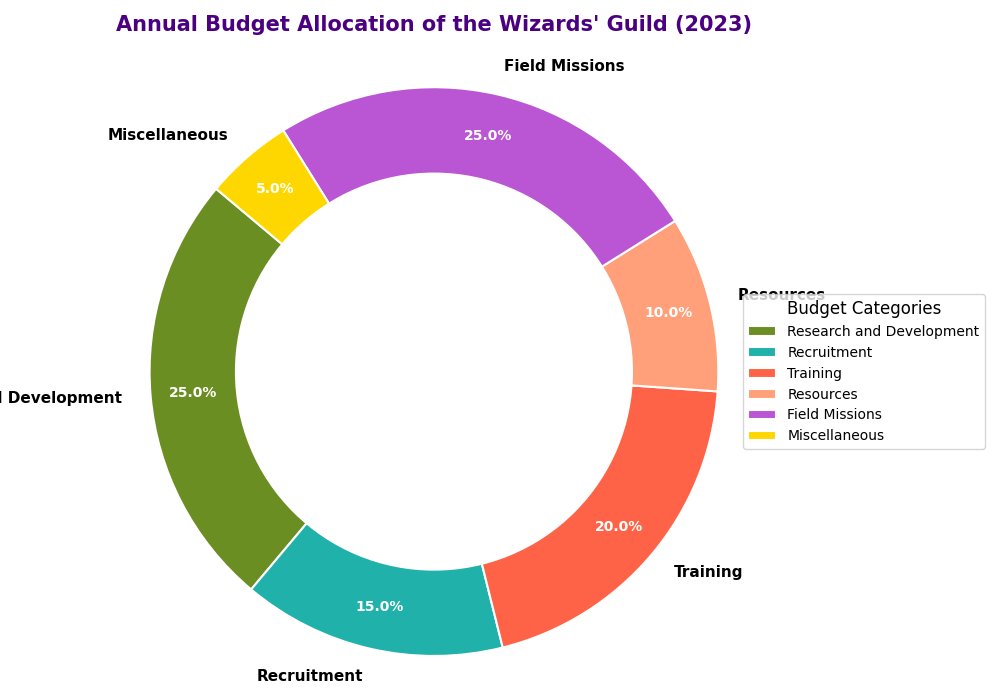

Recreate this plot in Python.
import matplotlib.pyplot as plt

# Backstory: Imaginary Budget Distribution for a Fantasy Adventure Guild
# Title: "Annual Budget Allocation of the Wizards' Guild (2023)"

# Categories and their budget percentages
categories = ['Research and Development', 'Recruitment', 'Training', 'Resources', 'Field Missions', 'Miscellaneous']
budgets = [25, 15, 20, 10, 25, 5]

# Define colors for each slice
colors = ['#6b8e23', '#20b2aa', '#ff6347', '#ffa07a', '#ba55d3', '#ffd700']

# Create the main figure
fig, ax = plt.subplots(figsize=(10, 7))

# Basic Pie Chart with enhanced features
wedges, texts, autotexts = ax.pie(
    budgets,
    labels=categories,
    colors=colors,
    autopct='%1.1f%%',
    pctdistance=0.85,
    startangle=140,
    wedgeprops=dict(edgecolor='w', linewidth=1.5)
)

# Adding a circle to make the pie chart look like a donut chart
centre_circle = plt.Circle((0, 0), 0.70, fc='white')
fig.gca().add_artist(centre_circle)

# Ensuring the pie chart's aspect ratio is equal
ax.axis('equal')

# Customizing the appearance of texts
plt.setp(autotexts, size=10, weight="bold", color="white")
plt.setp(texts, size=11, weight="bold")

# Setting the title with additional formatting
ax.set_title("Annual Budget Allocation of the Wizards' Guild (2023)", fontsize=15, fontweight='bold', pad=20, color='#4b0082')

# Adding an outer legend for a clean look
ax.legend(wedges, categories, title="Budget Categories", loc="center left", bbox_to_anchor=(1, 0.5), fontsize=10, title_fontsize='12')

# Applying tight layout to prevent overlap
plt.tight_layout()

# Display the plot
plt.show()
